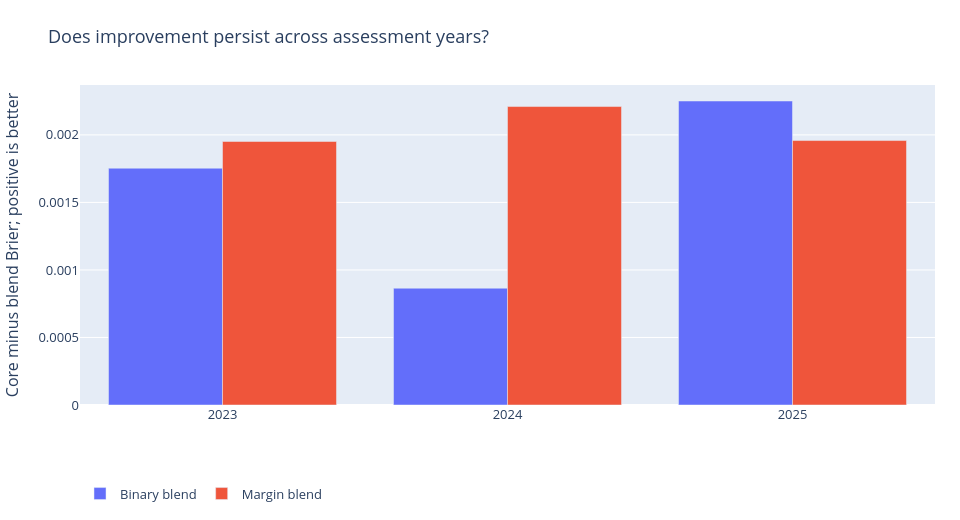

Notebook code for this chart:
### Code cell
years = pd.DataFrame(r['rows'])
display(years)
chart('years', 'Does improvement persist across assessment years?', years['year'].astype(str).tolist(), {'Binary blend': (years['core']-years['binary']).tolist(), 'Margin blend': (years['core']-years['margin']).tolist()}, 'Core minus blend Brier; positive is better')

### Figure 1 — Plotly figure (JSON) as saved in the notebook; plotly's stock layout.template omitted (floating-point values rounded to 4 significant figures)
{"data": [{"name": "Binary blend", "type": "bar", "x": ["2023", "2024", "2025"], "y": [0.001753, 0.0008647, 0.002251]}, {"name": "Margin blend", "type": "bar", "x": ["2023", "2024", "2025"], "y": [0.001951, 0.00221, 0.001958]}], "layout": {"barmode": "group", "font": {"size": 13}, "height": 520, "legend": {"orientation": "h", "y": -0.23}, "margin": {"b": 90, "l": 75, "r": 25, "t": 85}, "title": {"text": "Does improvement persist across assessment years?"}, "width": 960, "yaxis": {"title": {"text": "Core minus blend Brier; positive is better"}}}}
